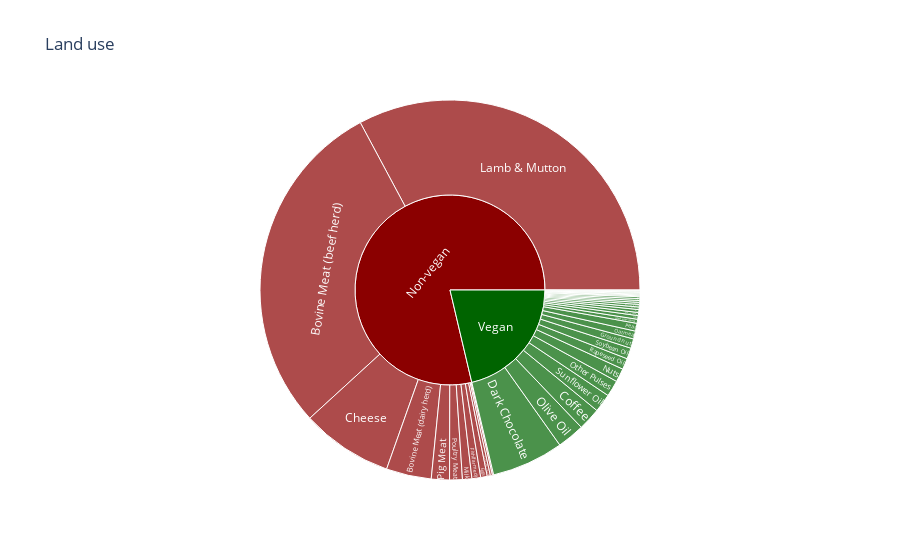
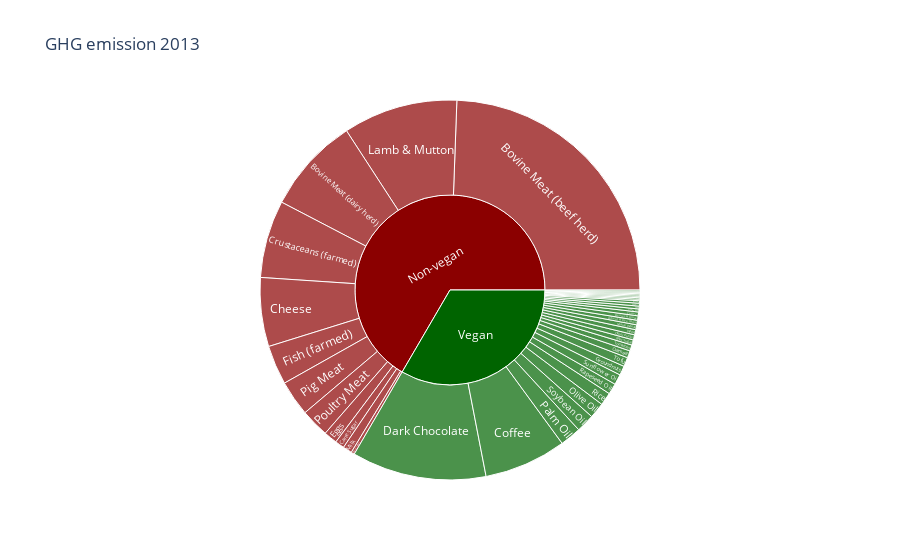
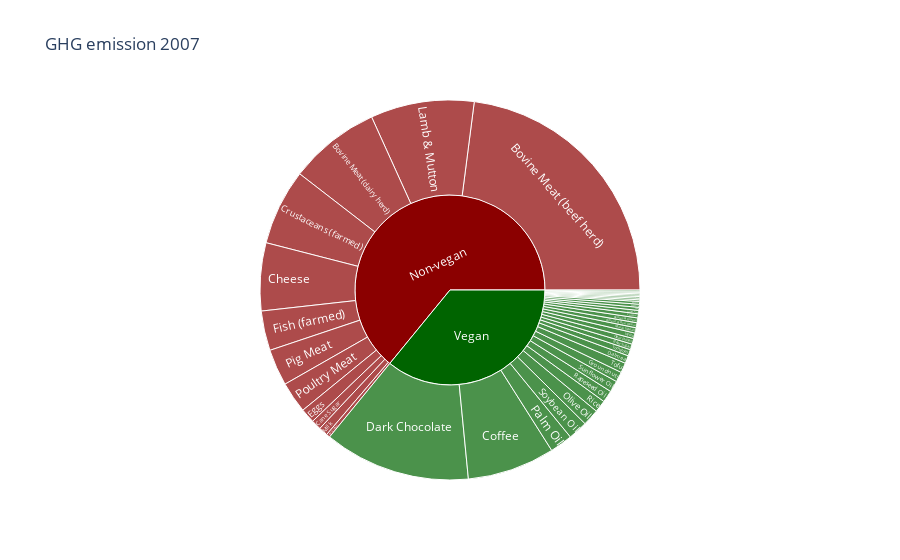
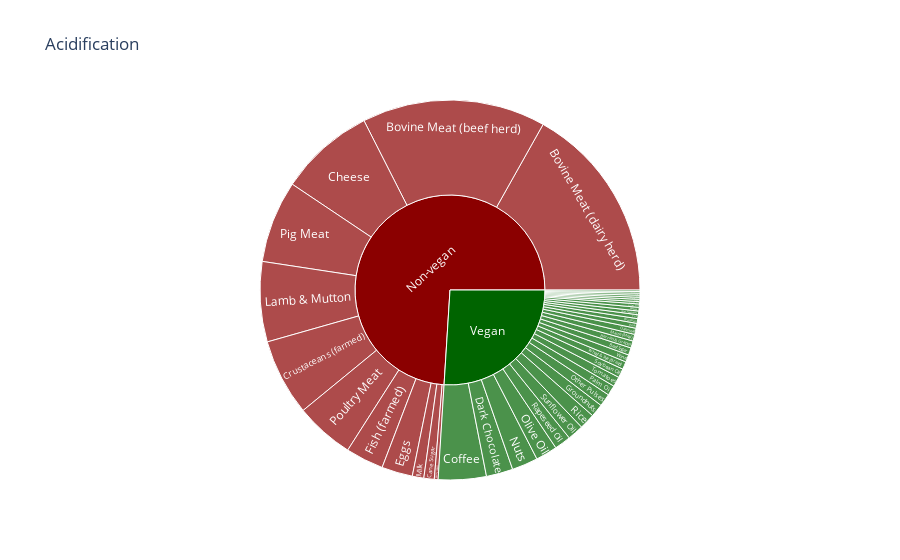

The notebook cell saved with these charts, in order:
### Code cell
#sunbursts

def create_sunburst_figure(title, values):
    colors = ['darkgreen', 'darkred'] * 2  
    fig = go.Figure(go.Sunburst(
        labels=labels,
        parents=parents,
        values=values,
        marker=dict(colors=colors),
    ))
    
    fig.update_layout(title=title)
    fig.show()
categories = ['Land use', 'GHG emission 2013', 'GHG emission 2007', 'Acidification', 'Eutrophication', 'Fresh Water Withdrawal', 'Stress Water Use']

labels = ["", "Non-vegan", "Vegan"] + list(df_non_vegan_products["Product"]) + list(df_vegan_products["Product"])
parents = ["", "", ""] + ["Non-vegan"] * len(df_non_vegan_products) + ["Vegan"] * len(df_vegan_products)

# Land use
values = [0] * 3 + list(df_non_vegan_products_land_use["Mean"]) + list(df_vegan_products_land_use["Mean"])
create_sunburst_figure("Land use", values)

# GHG emission 2013
values = [0] * 3 + list(df_non_vegan_products_ghg_2013["Mean.1"]) + list(df_vegan_products_ghg_2013["Mean.1"])
create_sunburst_figure("GHG emission 2013", values)

# GHG emission 2007
values = [0] * 3 + list(df_non_vegan_products_ghg_2007["Mean.2"]) + list(df_vegan_products_ghg_2007["Mean.2"])
create_sunburst_figure("GHG emission 2007", values)

# Acidification
values = [0] * 3 + list(df_non_vegan_products_acid["Mean.3"]) + list(df_vegan_products_acid["Mean.3"])
create_sunburst_figure("Acidification", values)

# Eutrophication
values = [0] * 3 + list(df_non_vegan_products_eutro["Mean.4"]) + list(df_vegan_products_eutro["Mean.4"])
create_sunburst_figure("Eutrophication", values)

# Fresh Water Withdrawal
values = [0] * 3 + list(df_non_vegan_products_fresh_water_withdraw["Mean.5"]) + list(df_vegan_products_fresh_water_withdraw["Mean.5"])
create_sunburst_figure("Fresh Water Withdrawal", values)

# Stress Water Use
values = [0] * 3 + list(df_non_vegan_products_stress_water_use["Mean.6"]) + list(df_vegan_products_stress_water_use["Mean.6"])
create_sunburst_figure("Stress Water Use", values)

#Bar plots
categories = ['Land use', 'GHG emission 2013', 'GHG emission 2007', 'Acidification', 'Eutrophication', 'Fresh Water Withdrawal', 'Stress Water Use']
vegan_values = [df_vegan_products_land_use["Mean"].sum(),
                df_vegan_products_ghg_2013["Mean.1"].sum(),
                df_vegan_products_ghg_2007["Mean.2"].sum(),
                df_vegan_products_acid["Mean.3"].sum(),
                df_vegan_products_eutro["Mean.4"].sum(),
                df_vegan_products_fresh_water_withdraw["Mean.5"].sum(),
                df_vegan_products_stress_water_use["Mean.6"].sum()]
non_vegan_values = [df_non_vegan_products_land_use["Mean"].sum(),
                    df_non_vegan_products_ghg_2013["Mean.1"].sum(),
                    df_non_vegan_products_ghg_2007["Mean.2"].sum(),
                    df_non_vegan_products_acid["Mean.3"].sum(),
                    df_non_vegan_products_eutro["Mean.4"].sum(),
                    df_non_vegan_products_fresh_water_withdraw["Mean.5"].sum(),
                    df_non_vegan_products_stress_water_use["Mean.6"].sum()]
values = ['Land Use (m2/FU)', 'GHG Emissions (kg CO2eq/FU)', 'GHG Emissions (kg CO2eq/FU)', 'Acidifying Emissions (g SO2eq/FU)', 'Eutrophying Emissions (g PO43-eq/FU)', 'Freshwater Withdrawals (L/FU)', 'Stress-Weighted Water Use (L/FU)']


for category, vegan_value, non_vegan_value in zip(categories, vegan_values, non_vegan_values):
    fig = go.Figure()
    fig.add_trace(go.Bar(
        x=['Vegan', 'Non-vegan'],
        y=[vegan_value, non_vegan_value],
        name=category,
        marker_color=['darkgreen','darkred']  
    ))

    fig.update_layout(
        title=f'Environmental Impact: {category}',
        xaxis_title='Product Type',
        yaxis_title= values[categories.index(category)]
    )
    fig.show()

### Figure 1 — Plotly figure (JSON) as saved in the notebook; plotly's stock layout.template omitted (floating-point values rounded to 4 significant figures)
{"data": [{"labels": ["", "Non-vegan", "Vegan", "Barley (Beer)", "Cane Sugar", "Bovine Meat (beef herd)", "Bovine Meat (dairy herd)", "Lamb & Mutton", "Pig Meat", "Poultry Meat", "Milk", "Cheese", "Eggs", "Fish (farmed)", "Crustaceans (farmed)", "Wheat & Rye (Bread)", "Maize (Meal)", "Oatmeal", "Rice", "Potatoes", "Cassava", "Beet Sugar", "Other Pulses", "Peas", "Nuts", "Groundnuts", "Soymilk", "Tofu", "Soybean Oil", "Palm Oil", "Sunflower Oil", "Rapeseed Oil", "Olive Oil", "Tomatoes", "Onions & Leeks", "Root Vegetables", "Brassicas", "Other Vegetables", "Citrus Fruit", "Bananas", "Apples", "Berries & Grapes", "Wine", "Other Fruit", "Coffee", "Dark Chocolate"], "marker": {"colors": ["darkgreen", "darkred", "darkgreen", "darkred"]}, "parents": ["", "", "", "Non-vegan", "Non-vegan", "Non-vegan", "Non-vegan", "Non-vegan", "Non-vegan", "Non-vegan", "Non-vegan", "Non-vegan", "Non-vegan", "Non-vegan", "Non-vegan", "Vegan", "Vegan", "Vegan", "Vegan", "Vegan", "Vegan", "Vegan", "Vegan", "Vegan", "Vegan", "Vegan", "Vegan", "Vegan", "Vegan", "Vegan", "Vegan", "Vegan", "Vegan", "Vegan", "Vegan", "Vegan", "Vegan", "Vegan", "Vegan", "Vegan", "Vegan", "Vegan", "Vegan", "Vegan", "Vegan", "Vegan"], "type": "sunburst", "values": [0, 0, 0, 1.11, 2.04, 326.2, 43.24, 369.8, 17.36, 12.22, 8.95, 87.79, 6.27, 8.41, 2.97, 3.85, 2.94, 7.6, 2.8, 0.88, 1.81, 1.83, 15.57, 7.46, 12.96, 9.11, 0.66, 3.52, 10.52, 2.42, 17.66, 10.63, 26.31, 0.8, 0.39, 0.33, 0.55, 0.38, 0.86, 1.93, 0.63, 2.41, 1.78, 0.89, 21.62, 68.96]}], "layout": {"title": {"text": "Land use"}}}

### Figure 2 — Plotly figure (JSON) as saved in the notebook; plotly's stock layout.template omitted (floating-point values rounded to 4 significant figures)
{"data": [{"labels": ["", "Non-vegan", "Vegan", "Barley (Beer)", "Cane Sugar", "Bovine Meat (beef herd)", "Bovine Meat (dairy herd)", "Lamb & Mutton", "Pig Meat", "Poultry Meat", "Milk", "Cheese", "Eggs", "Fish (farmed)", "Crustaceans (farmed)", "Wheat & Rye (Bread)", "Maize (Meal)", "Oatmeal", "Rice", "Potatoes", "Cassava", "Beet Sugar", "Other Pulses", "Peas", "Nuts", "Groundnuts", "Soymilk", "Tofu", "Soybean Oil", "Palm Oil", "Sunflower Oil", "Rapeseed Oil", "Olive Oil", "Tomatoes", "Onions & Leeks", "Root Vegetables", "Brassicas", "Other Vegetables", "Citrus Fruit", "Bananas", "Apples", "Berries & Grapes", "Wine", "Other Fruit", "Coffee", "Dark Chocolate"], "marker": {"colors": ["darkgreen", "darkred", "darkgreen", "darkred"]}, "parents": ["", "", "", "Non-vegan", "Non-vegan", "Non-vegan", "Non-vegan", "Non-vegan", "Non-vegan", "Non-vegan", "Non-vegan", "Non-vegan", "Non-vegan", "Non-vegan", "Non-vegan", "Vegan", "Vegan", "Vegan", "Vegan", "Vegan", "Vegan", "Vegan", "Vegan", "Vegan", "Vegan", "Vegan", "Vegan", "Vegan", "Vegan", "Vegan", "Vegan", "Vegan", "Vegan", "Vegan", "Vegan", "Vegan", "Vegan", "Vegan", "Vegan", "Vegan", "Vegan", "Vegan", "Vegan", "Vegan", "Vegan", "Vegan"], "type": "sunburst", "values": [0, 0, 0, 1.18, 3.2, 99.48, 33.3, 39.72, 12.31, 9.87, 3.15, 23.88, 4.67, 13.63, 26.87, 1.57, 1.7, 2.48, 4.45, 0.46, 1.32, 1.81, 1.79, 0.98, 0.43, 3.23, 0.98, 3.16, 6.32, 7.32, 3.6, 3.77, 5.42, 2.09, 0.5, 0.43, 0.51, 0.53, 0.39, 0.86, 0.43, 1.53, 1.79, 1.05, 28.53, 46.65]}], "layout": {"title": {"text": "GHG emission 2013"}}}

### Figure 3 — Plotly figure (JSON) as saved in the notebook; plotly's stock layout.template omitted (floating-point values rounded to 4 significant figures)
{"data": [{"labels": ["", "Non-vegan", "Vegan", "Barley (Beer)", "Cane Sugar", "Bovine Meat (beef herd)", "Bovine Meat (dairy herd)", "Lamb & Mutton", "Pig Meat", "Poultry Meat", "Milk", "Cheese", "Eggs", "Fish (farmed)", "Crustaceans (farmed)", "Wheat & Rye (Bread)", "Maize (Meal)", "Oatmeal", "Rice", "Potatoes", "Cassava", "Beet Sugar", "Other Pulses", "Peas", "Nuts", "Groundnuts", "Soymilk", "Tofu", "Soybean Oil", "Palm Oil", "Sunflower Oil", "Rapeseed Oil", "Olive Oil", "Tomatoes", "Onions & Leeks", "Root Vegetables", "Brassicas", "Other Vegetables", "Citrus Fruit", "Bananas", "Apples", "Berries & Grapes", "Wine", "Other Fruit", "Coffee", "Dark Chocolate"], "marker": {"colors": ["darkgreen", "darkred", "darkgreen", "darkred"]}, "parents": ["", "", "", "Non-vegan", "Non-vegan", "Non-vegan", "Non-vegan", "Non-vegan", "Non-vegan", "Non-vegan", "Non-vegan", "Non-vegan", "Non-vegan", "Non-vegan", "Non-vegan", "Vegan", "Vegan", "Vegan", "Vegan", "Vegan", "Vegan", "Vegan", "Vegan", "Vegan", "Vegan", "Vegan", "Vegan", "Vegan", "Vegan", "Vegan", "Vegan", "Vegan", "Vegan", "Vegan", "Vegan", "Vegan", "Vegan", "Vegan", "Vegan", "Vegan", "Vegan", "Vegan", "Vegan", "Vegan", "Vegan", "Vegan"], "type": "sunburst", "values": [0, 0, 0, 1.18, 3.16, 85.19, 28.79, 32.71, 11.54, 9.82, 2.84, 21.44, 4.6, 12.51, 23.99, 1.58, 1.68, 2.47, 3.81, 0.45, 1.3, 1.8, 1.79, 0.97, 0.37, 3.18, 0.97, 3.14, 6.15, 7.16, 3.59, 3.76, 5.25, 2.01, 0.5, 0.43, 0.51, 0.53, 0.37, 0.86, 0.42, 1.52, 1.76, 1.06, 27.65, 46.28]}], "layout": {"title": {"text": "GHG emission 2007"}}}

### Figure 4 — Plotly figure (JSON) as saved in the notebook; plotly's stock layout.template omitted (floating-point values rounded to 4 significant figures)
{"data": [{"labels": ["", "Non-vegan", "Vegan", "Barley (Beer)", "Cane Sugar", "Bovine Meat (beef herd)", "Bovine Meat (dairy herd)", "Lamb & Mutton", "Pig Meat", "Poultry Meat", "Milk", "Cheese", "Eggs", "Fish (farmed)", "Crustaceans (farmed)", "Wheat & Rye (Bread)", "Maize (Meal)", "Oatmeal", "Rice", "Potatoes", "Cassava", "Beet Sugar", "Other Pulses", "Peas", "Nuts", "Groundnuts", "Soymilk", "Tofu", "Soybean Oil", "Palm Oil", "Sunflower Oil", "Rapeseed Oil", "Olive Oil", "Tomatoes", "Onions & Leeks", "Root Vegetables", "Brassicas", "Other Vegetables", "Citrus Fruit", "Bananas", "Apples", "Berries & Grapes", "Wine", "Other Fruit", "Coffee", "Dark Chocolate"], "marker": {"colors": ["darkgreen", "darkred", "darkgreen", "darkred"]}, "parents": ["", "", "", "Non-vegan", "Non-vegan", "Non-vegan", "Non-vegan", "Non-vegan", "Non-vegan", "Non-vegan", "Non-vegan", "Non-vegan", "Non-vegan", "Non-vegan", "Non-vegan", "Vegan", "Vegan", "Vegan", "Vegan", "Vegan", "Vegan", "Vegan", "Vegan", "Vegan", "Vegan", "Vegan", "Vegan", "Vegan", "Vegan", "Vegan", "Vegan", "Vegan", "Vegan", "Vegan", "Vegan", "Vegan", "Vegan", "Vegan", "Vegan", "Vegan", "Vegan", "Vegan", "Vegan", "Vegan", "Vegan", "Vegan"], "type": "sunburst", "values": [0, 0, 0, 6.59, 18.02, 318.8, 343.6, 139.0, 142.7, 102.4, 20.01, 165.5, 53.67, 65.91, 133.1, 13.35, 11.68, 10.68, 27.19, 3.87, 3.42, 12.62, 22.07, 8.49, 45.15, 22.62, 2.6, 6.7, 15.67, 17.52, 27.96, 28.51, 37.58, 17.21, 3.63, 2.9, 8.21, 6.41, 4.04, 6.35, 3.52, 12.29, 12.76, 5.78, 83.14, 46.3]}], "layout": {"title": {"text": "Acidification"}}}
